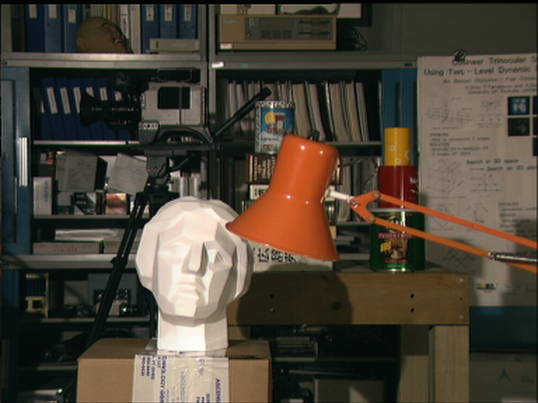
#> input picture opencv-python-学习笔记-kenny/笔记配套代码/07Camera Calibration and 3D rebuild/7.4DepthImage/tsukuba_l.png, 538 x 403 px
$ python code.py
#> lines starting #> are read from the running program, lines starting #| are printed output that depends on the picture
import numpy as np
import cv2 as cv
from matplotlib import pyplot as plt

imgL = cv.imread('./tsukuba_l.png',0)
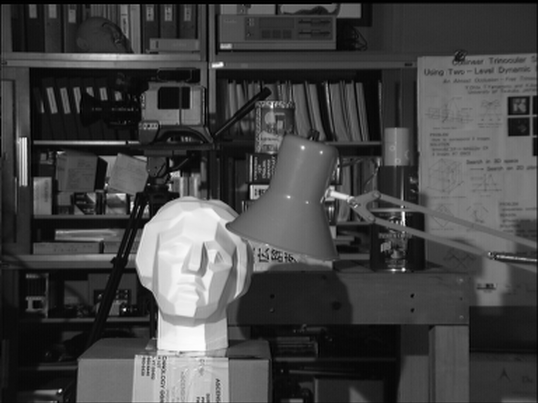
#> imgL: shape (403, 538); min 0, max 255, mean 68.6
imgR = cv.imread('./tsukuba_r.png',0)
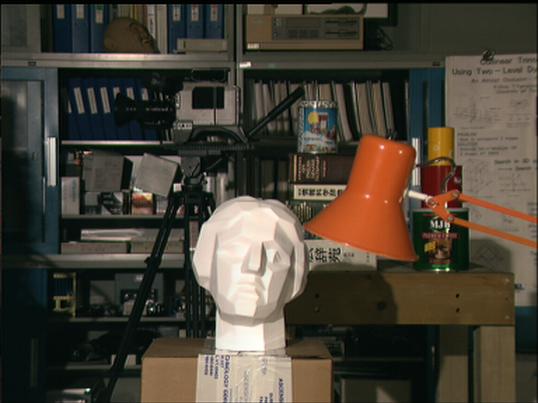
#> input picture opencv-python-学习笔记-kenny/笔记配套代码/07Camera Calibration and 3D rebuild/7.4DepthImage/tsukuba_r.png, 538 x 403 px
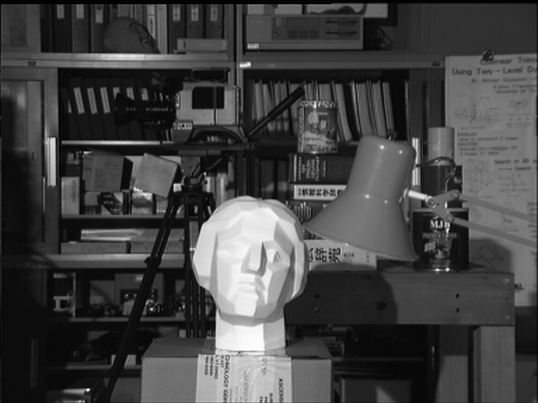
#> imgR: shape (403, 538); min 0, max 255, mean 66.8

# disparity range is tuned for 'aloe' image pair
window_size = 3
min_disp = 16
num_disp = 112 - min_disp
stereo = cv.StereoSGBM_create(minDisparity=min_disp,
                              numDisparities=num_disp,
                              blockSize=16,
                              P1=8 * 3 * window_size ** 2,
                              P2=32 * 3 * window_size ** 2,
                              disp12MaxDiff=1,
                              uniquenessRatio=10,
                              speckleWindowSize=100,
                              speckleRange=32
                              )

print('computing disparity...')
# disp = stereo.compute(imgL, imgR).astype(np.float32) / 16.0
disp = stereo.compute(imgR, imgL).astype(np.float32)/16.0 # 有时候反过来效果更好
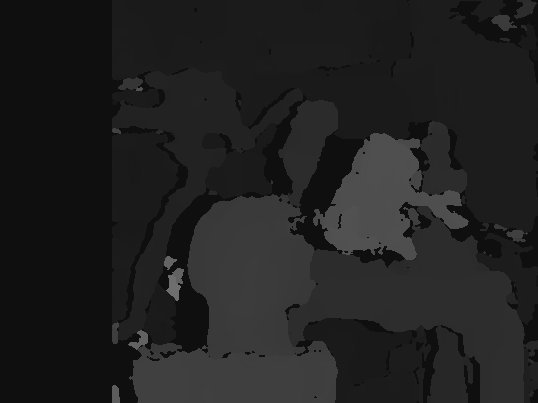
#> disp: shape (403, 538) float32; min 15, max 111, mean 32.7


plt.imshow(disp,'gray')
plt.show()
